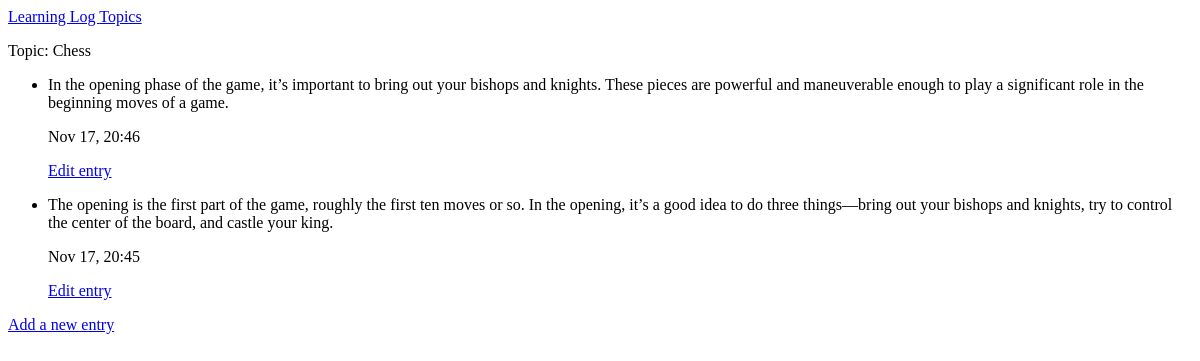
The app's page /topics/1/, older data.
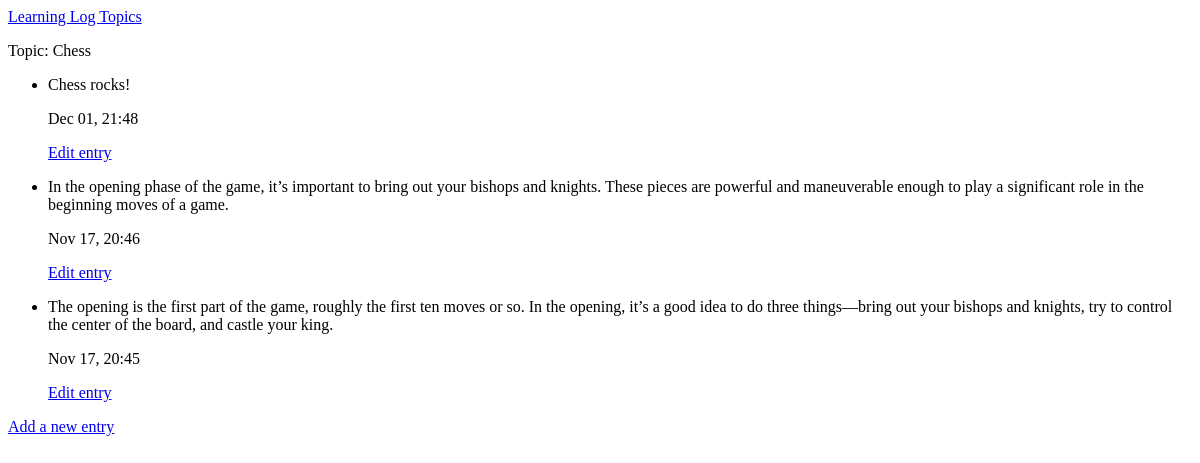
The same page, newer data.
### MainApp/models.py (models this page shows, shortened)
class Topic(models.Model):  # has two fields, one text and one with date
    text = models.CharField(max_length=200)
    date_added = models.DateTimeField(auto_now_add=True)
    def __str__(self):
        return self.text  # returns name of topic

class Entry(models.Model):
    topic = models.ForeignKey(Topic,on_delete=models.CASCADE)
    text = models.TextField()
    date_added = models.DateTimeField(auto_now_add=True)
    class Meta:
        verbose_name_plural = 'entries'

### MainApp/views.py (the view)
# urls.py: path('topics/<int:topic_id>/',views.topic,name='topic'), #to load individual topics, the id separates chess from rock climbing
def topic(request,topic_id): #the id 1 or 2 gets passed to this function and works on it accordingly
    topic = Topic.objects.get(id=topic_id)
    entries = topic.entry_set.order_by('-date_added') #this will give all entries realted to that id (topic)
    context = {'topic':topic, 'entries':entries}
    return render(request, 'MainApp/topic.html', context)

### MainApp/templates/MainApp/topic.html (shortened to what this page needs)
{% extends "MainApp/base.html" %}
{% block content %}
<p>Topic: {{ topic }}</p>
<ul>
    {% for e in entries %}
    <li>
        <p>{{ e.text|linebreaks }}</p>
        <p>{{ e.date_added|date:'M d, H:i' }}</p>
        <p>
            <a href="{% url 'MainApp:edit_entry' e.id %}">Edit entry</a>
        </p>
    </li>
    {% empty %}
    <li>There are no entries for this topic yet.</li>
    {% endfor %}
</ul>
<p>
    <a href="{% url 'MainApp:new_entry' topic.id %}"> Add a new entry</a>
</p>
{% endblock content %}

### MainApp/templates/MainApp/base.html
<p>
    <a href="{% url 'MainApp:index' %}"> Learning Log </a>
    <a href="{% url 'MainApp:topics' %}"> Topics </a>
</p>
{% block content %}
{%endblock content %}

Row changes from the older to the newer data that the page shows:
added Entry: text "Chess rocks!", date_added "Dec 01, 21:48"
